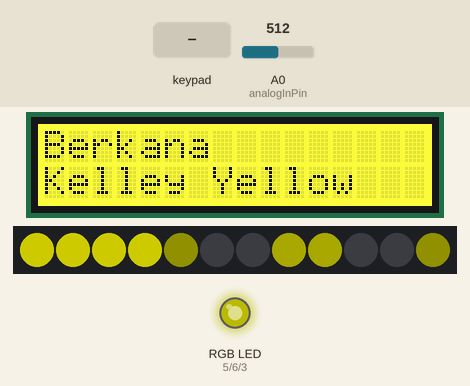
A sketch run on a simulated Arduino Uno, built with avr-gcc and run on an emulated ATmega328P. Parts: 16×2 character LCD, 12 RGB LEDs in strip order, left to right, an RGB LED mixed from three pins (HIGH = lit). The inputs (shaded band) are chosen by the test bench; at power-on: A0 (analogInPin) = 512. Dim RGB values are drawn brighter than linear.

Above: at 6.3 s.
6.4 s: key 'U' pressed
At 6.8 s:
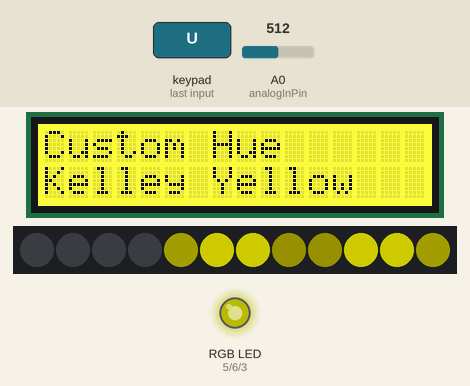
9.0 s: A0 (analogInPin) set to 1023
At 11.37 s:
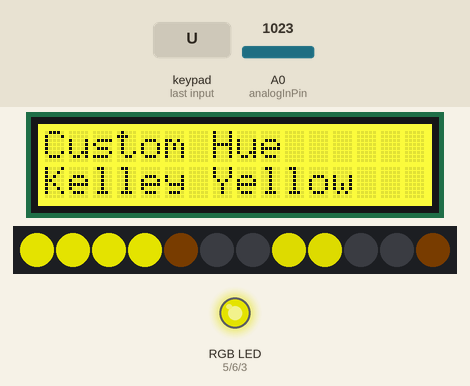
11.5 s: key 'S' pressed
At 11.69 s:
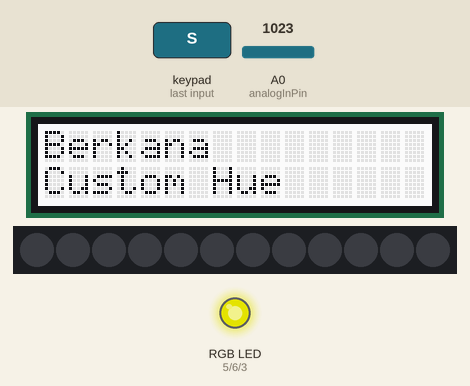
13.9 s: A0 (analogInPin) set to 306
At 14.15 s:
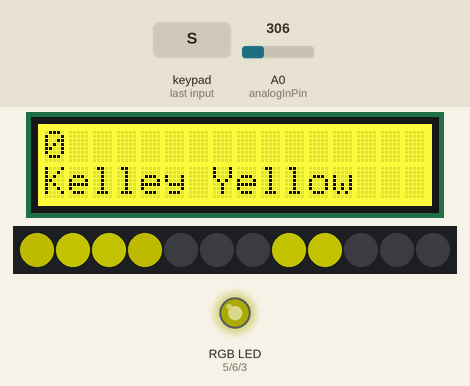
16.4 s: key 'D' pressed
At 16.6 s:
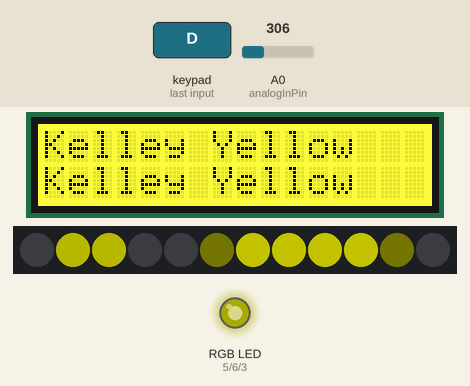
18.8 s: A0 (analogInPin) set to 282
At 19.99 s:
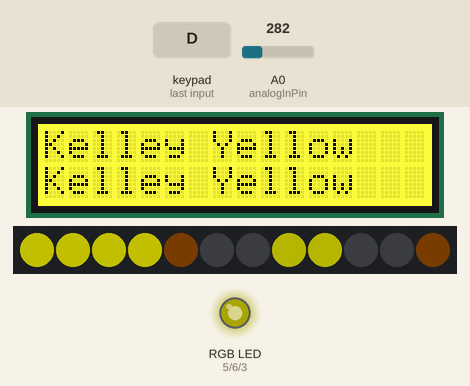
21.8 s: A0 (analogInPin) set to 257
Timing chart, 0 to 24.4 s (numbered marks = the images above; inputs shaded):
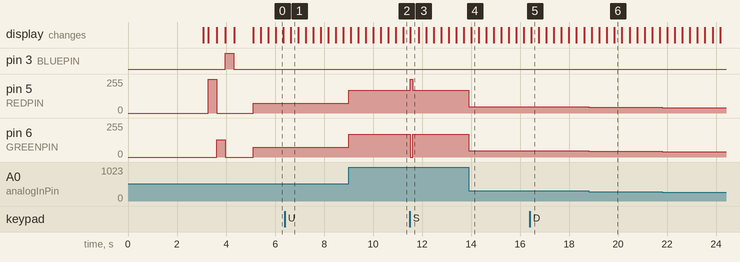

The sketch:

Berkana_V3.ino
```cpp
/***************************************************************************/
//LED sign for our home using RadioShack Tricolor LED Strip
//  By Richard Bailey
//
//
// Version 3.0.0
// complete recode to allow easier addition of patterns and features
// convert to HSV and redesign UI
//
// Version 2.2.3
// User interface fixed for now, brightness implemented.
// Future updates from this point will most likely to clean up the code and reduce size.
//
// Version 2.2.2
// Start implementation of menu options to adjust brightness and frame speed
// frame delay adjustment implemented, need to tweak user interface to be more
// user friendly.
//
// Version 2.2.1
// move kelley pattern out of main loop into subroutine as prep for menu system.
//
// Version 2.2.0
// physical prototyping board with  LED connector, analog color selector and circuits on it built.
// incorporate LCD sample code to begin working on menu system.
// reorganize code to be closer to standard practices.
//
//  Version 2.1.1
//  complete restucture to stop using delay()
//
// Version 2.1.0
// convert colors from RGB to HSV to allow simple addition of color picker
//
// Version 2.0.4
// June 24, 2014
// implement use of high_intensity variable, move blanking to subroutine, and bug fixes
//
//
// Version 2.0.3
// June 20, 2014
// setup color codes into two dimensional array and a code option to
// have random colors. Currently set to cycle through the preprogrammed colors.
// Need to get the display shield to program the
// interface for stand alone operation as well as a 12vdc power supply
// of at least 2 amps.
//
//
// Version 2.0.2
// June 20, 2014
// converted from using hex color codes to individual RGB colors
// to allow custom color selection with on board controls planned
// for later versions.
// now includes output to serial for debugging use.
//
//
// Version 2.0.1
// complete rebuild using FastLED library instead of the RadioShack code.
/***************************************************************************/

#include <avr/pgmspace.h>
#include <Wire.h>
#include <Adafruit_MCP23017.h>
#include <Adafruit_RGBLCDShield.h>
#include <FastLED.h>


// Variable definitions start here

// How many leds are in the strip?
#define NUM_LEDS 12


// Data pin that led data will be written out over
#define DATA_PIN 11

// define analog color pins for color selector output
#define REDPIN   5
#define GREENPIN 6
#define BLUEPIN  3

// These #defines make it easy to set the LCD backlight color
#define RED 0x1
#define YELLOW 0x3
#define GREEN 0x2
#define TEAL 0x6
#define BLUE 0x4
#define VIOLET 0x5
#define WHITE 0x7

// define the delay between frames in milliseconds.
unsigned int frame_delay = 25;
unsigned int menuDelay = 250;
// define initial intensity levels
byte high_intensity = 128;

// This is an array of leds.  One item for each led in your strip.
CRGB leds[NUM_LEDS];

// predefined color arrays (hue,saturation)
PROGMEM byte const colors[][2] = {
	{
	64,255                                    }
	, // yellow
	{
	0,255                                    }
	, //red
	{
	160,255                                    }
	, //blue
	{
	96,255                                    }
	, //green
	{
	192,255                                    }
	, //purple
	{
	255,0                                    }
	, //white
};

// define menus

// main menu
const String main_menu[] =
{
	"Kelley Yellow",
	"Kelley Red",
	"Kelley Blue",
	"Kelley Green",
	"Kelley Purple",
	"Kelley White",
	"Kelley custom",
	"Rainbow chase",
	"Rainbow cycle",
	"Custom Saturation",
	"Custom Hue"
};
byte main_menu_count = 11;
byte main_menu_active = 0;

// end of menus

// setup analog control
const int analogInPin = A0;  // Analog input pin that the potentiometer is attached to
unsigned int sensorValue = 512;        // value read from the pot

//initialize variables

// byte led_color[2];  //array that holds the current color codes for the LEDS
byte c = 0;
unsigned long last_millis;
unsigned long current_millis;
byte hue = 64;
byte saturation = 255;
byte stripHue = 64;
byte stripSaturation = 255;
byte customHue = 0;
byte customSaturation = 255;
bool idle = true;
byte main_menu_current = main_menu_active;
byte main_menu_previous = main_menu_current;
byte brightness = high_intensity;
unsigned long last_button;
unsigned long lastLoop;
int x;

// Kelley Pattern variables
int F16pos = 0;
byte F16delta = 1;
byte Width = 3; // width of line
unsigned int InterframeDelay = 10; //ms

// logical order arrays

// start of logical array one
int logical_array_one_start = 2; //the range of this variable is 0 to NUM_LEDS-1
int logical_array_one[NUM_LEDS/2];
int logical_array_two[NUM_LEDS/2];


// The shield uses the I2C SCL and SDA pins. On classic Arduinos
// this is Analog 4 and 5 so you can't use those for analogRead() anymore
// However, you can connect other I2C sensors to the I2C bus and share
// the I2C bus.
Adafruit_RGBLCDShield lcd = Adafruit_RGBLCDShield();

// ***********************************************************************************************************
// *
// *                            Power Up Init.
// *
// *
// ***********************************************************************************************************
void setup() {

	// set up the LCD's number of columns and rows:
	lcd.begin(16, 2);
	lcd.setBacklight(RED);
	lcd.print("Booting");
	build_logical_arrays(logical_array_one_start);

	// sanity check delay - allows reprogramming if accidently blowing power w/leds
	delay(3000);


	// Change this line as needed to match the LED string type, control chip and color sequence
	FastLED.addLeds<TM1803, DATA_PIN, GBR>(leds, NUM_LEDS); // RadioShack LED String

	// turn off all leds
	FastLED.clear();
	FastLED.show();
	FastLED.setBrightness(32);
	delay (200);

	pinMode(REDPIN,   OUTPUT);
	pinMode(GREENPIN, OUTPUT);
	pinMode(BLUEPIN,  OUTPUT);

	// Flash the "hello" color sequence: R, G, B, black.
	colorBars();
	lcd.clear();
	lcd.setBacklight(GREEN);
	lcd.setCursor(0,0);
	lcd.print("Berkana");
	lcd.setCursor(0,1);
	lcd.print("Ready");
	delay (750);
	//	led_color[0] = pgm_read_dword_near(&colors[c][0]);
	//	led_color[1] = pgm_read_dword_near(&colors[c][1]);
	lcd.setCursor(0,1);
	lcd.print(main_menu[main_menu_active]);
	last_button=millis();
	last_millis=millis();
	lastLoop = millis();

}

// ***********************************************************************************************************
// *
// *                            Main Loop
// *
// *
// ***********************************************************************************************************
void loop()
{
	// read the analog in value: and adjust brightness
	sensorValue = analogRead(analogInPin);
	brightness = constrain(map(sensorValue, 0, 1023, 80, 255),80,255);
	if (high_intensity != brightness)
	{
		high_intensity = brightness;
	}

	if (main_menu_current == 9 || main_menu_current == 10)
	{
		showAnalogRGB( CHSV( customHue, customSaturation, high_intensity) );
	}
	else
	{
		showAnalogRGB( CHSV( stripHue, stripSaturation, high_intensity) );
	}
	FastLED.setBrightness(brightness);

	// set the cursor to column 0, line 1
	// (note: line 1 is the second row, since counting begins with 0):
	if (main_menu_current != main_menu_active && !idle)
	{
		lcd.setCursor(0, 1);
		lcd.print(main_menu[main_menu_current]);
	}
	//	  menu_previous = main_menu_current;
	if ((millis()-last_button) > 5000 && !idle)
	{
		lcd.setCursor(0,0);
		lcd.print("                ");
		lcd.setCursor(0,0);
		lcd.print("Berkana");
		idle = true;
	}

	switch (main_menu_current)
	{
		case 0: // kelley pattern yellow
		stripHue = pgm_read_dword_near(&colors[main_menu_current][0]);
		stripSaturation = pgm_read_dword_near(&colors[main_menu_current][1]);
		lcd.setBacklight(YELLOW);
		kelley_pattern_new();
		menuButtonHandling();
		break;

		case 1: // kelley pattern red
		stripHue = pgm_read_dword_near(&colors[main_menu_current][0]);
		stripSaturation = pgm_read_dword_near(&colors[main_menu_current][1]);
		lcd.setBacklight(RED);
		kelley_pattern_new();
		menuButtonHandling();
		break;

		case 2: // kelley pattern blue
		stripHue = pgm_read_dword_near(&colors[main_menu_current][0]);
		stripSaturation = pgm_read_dword_near(&colors[main_menu_current][1]);
		lcd.setBacklight(BLUE);
		kelley_pattern_new();
		menuButtonHandling();
		break;

		case 3: // kelley pattern green
		stripHue = pgm_read_dword_near(&colors[main_menu_current][0]);
		stripSaturation = pgm_read_dword_near(&colors[main_menu_current][1]);
		lcd.setBacklight(GREEN);
		kelley_pattern_new();
		menuButtonHandling();
		break;

		case 4: // kelley pattern purple
		stripHue = pgm_read_dword_near(&colors[main_menu_current][0]);
		stripSaturation = pgm_read_dword_near(&colors[main_menu_current][1]);
		lcd.setBacklight(VIOLET);
		kelley_pattern_new();
		menuButtonHandling();
		break;

		case 5: // kelley pattern white
		stripHue = pgm_read_dword_near(&colors[main_menu_current][0]);
		stripSaturation = pgm_read_dword_near(&colors[main_menu_current][1]);
		lcd.setBacklight(WHITE);
		kelley_pattern_new();
		menuButtonHandling();
		break;

		case 6:		// kelley variable color
		stripHue=customHue;
		stripSaturation=customSaturation;
		lcd.setBacklight(TEAL);
		kelley_pattern_new ();
		menuButtonHandling();
		break;

		case 7:		// rainbow chase
		chase_sub();
		lcd.setBacklight(TEAL);
		menuButtonHandling();
		break;

		case 8:		//raimbow cycle
		cycle_sub();
		lcd.setBacklight(TEAL);
		menuButtonHandling();
		break;

		case 9:		//custom saturation
		lcd.setBacklight(WHITE);
		customSaturationbuttons ();
		break;

		case 10:		//custom hue
		lcd.setBacklight(WHITE);
		customHuebuttons ();
		break;
	}
	current_millis=millis();
}


// ***********************************************************************************************************
// *
// *                            Subroutines
// *
// *
// ***********************************************************************************************************

void showAnalogRGB( const CRGB& rgb)
{
	// showAnalogRGB: this is like FastLED.show(), but outputs on
	// analog PWM output pins instead of sending data to an intelligent,
	// pixel-addressable LED strip.
	//
	// This function takes the incoming RGB values and outputs the values
	// on three analog PWM output pins to the r, g, and b values respectively.

	analogWrite(REDPIN,   rgb.r );
	analogWrite(GREENPIN, rgb.g );
	analogWrite(BLUEPIN,  rgb.b );
}

void colorBars()
{
	// colorBars: flashes Red, then Green, then Blue, then Black.
	// Helpful for diagnosing if you've mis-wired which is which.

	showAnalogRGB( CRGB::Red );
	fill_solid ( &(leds[0]), NUM_LEDS, CRGB::Red);
	FastLED.show();
	delay(350);
	showAnalogRGB( CRGB::Green );
	fill_solid ( &(leds[0]), NUM_LEDS, CRGB::Green);
	FastLED.show();
	delay(350);
	showAnalogRGB( CRGB::Blue );
	fill_solid ( &(leds[0]), NUM_LEDS, CRGB::Blue);
	FastLED.show();
	delay(350);
	showAnalogRGB( CRGB::Black );
	fill_solid ( &(leds[0]), NUM_LEDS, CRGB::Black);
	FastLED.show();
}

void chase_sub()
{
	if (current_millis-last_millis > frame_delay)
	{
		delay(0);
		last_millis=current_millis;
		static uint8_t hue = 64;
		leds[x % NUM_LEDS]=CHSV(hue--, 255, high_intensity);
		stripHue  = hue;
		stripSaturation = 255;
		FastLED.show();
		x++;
	}
}

void cycle_sub()
{
	if (current_millis-last_millis > (frame_delay * 4 ))
	{
		delay(0);
		last_millis=current_millis;

		static uint8_t hue = 64;
		FastLED.showColor(CHSV(hue--, 255, high_intensity));
		stripHue = hue;
		stripSaturation = 255;
	}
}
void kelley_pattern_new()
{
	if (current_millis-last_millis > InterframeDelay)
	{
		last_millis=current_millis;
		// Update the "Fraction Bar" by 1/16th pixel every time
		F16pos += F16delta;

		// wrap around at end
		// remember that F16pos contains position in "16ths of a pixel"
		// so the 'end of the strip' is ((NUM_LEDS/2) * 16)
		if( F16pos >= ((NUM_LEDS/2) * 16))
		{
			F16pos -= ((NUM_LEDS/2) * 16);
		}


		// Draw everything:
		// clear the pixel buffer
		//	memset8( leds, 0, NUM_LEDS * sizeof(CRGB));
		FastLED.clear();


		// draw the Fractional Bar, length=4px
		drawFractionalBar( F16pos, Width, hue / 256);

		FastLED.show();
		//	FastLED.delay(InterframeDelay);
	}
}
void drawFractionalBar( int pos16, int width, uint8_t hue)
{
	int i = pos16 / 16; // convert from pos to raw pixel number
	uint8_t frac = pos16 & 0x0F; // extract the 'factional' part of the position

	// brightness of the first pixel in the bar is 1.0 - (fractional part of position)
	// e.g., if the light bar starts drawing at pixel "57.9", then
	// pixel #57 should only be lit at 10% brightness, because only 1/10th of it
	// is "in" the light bar:
	//
	//                       57.9 . . . . . . . . . . . . . . . . . 61.9
	//                        v                                      v
	//  ---+---56----+---57----+---58----+---59----+---60----+---61----+---62---->
	//     |         |        X|XXXXXXXXX|XXXXXXXXX|XXXXXXXXX|XXXXXXXX |
	//  ---+---------+---------+---------+---------+---------+---------+--------->
	//                   10%       100%      100%      100%      90%
	//
	// the fraction we get is in 16ths and needs to be converted to 256ths,
	// so we multiply by 16.  We subtract from 255 because we want a high
	// fraction (e.g. 0.9) to turn into a low brightness (e.g. 0.1)
	uint8_t firstpixelbrightness = 255 - (frac * 16);

	// if the bar is of integer length, the last pixel's brightness is the
	// reverse of the first pixel's; see illustration above.
	uint8_t lastpixelbrightness  = 255 - firstpixelbrightness;

	// For a bar of width "N", the code has to consider "N+1" pixel positions,
	// which is why the "<= width" below instead of "< width".

	uint8_t bright;
	for( int n = 0; n <= width; n++)
	{
		if( n == 0)
		{
			// first pixel in the bar
			bright = firstpixelbrightness;
		}
		else if( n == width )
		{
			// last pixel in the bar
			bright = lastpixelbrightness;
		}
		else
		{
			// middle pixels
			bright = 255;
		}

		leds[logical_array_one[i]] += CHSV( stripHue, stripSaturation, bright);
		leds[logical_array_two[i]] += CHSV( stripHue, stripSaturation, bright);
		//    leds[i] += CHSV( hue, 255, bright);
		i++;
		if( i == NUM_LEDS/2)
		{
			i = 0; // wrap around
		}
	}
}
void build_logical_arrays(int _startPosition){
	// build logical arrays
	int logical_array_one_position = _startPosition;
	int logical_array_two_position = _startPosition-1;
	for (int a = 0;a <= ((NUM_LEDS/2)-1); a++)
	{
		if (logical_array_one_position > NUM_LEDS-1)
		{
			logical_array_one_position=logical_array_one_position-NUM_LEDS;
		}
		if (logical_array_two_position < 0)
		{
			logical_array_two_position=logical_array_two_position+NUM_LEDS;
		}
		logical_array_one[a]=logical_array_one_position;
		logical_array_two[a]=logical_array_two_position;
		logical_array_one_position++;
		logical_array_two_position--;
	}

}
void menuButtonHandling()
{
	uint8_t buttons = lcd.readButtons();

	if (buttons && millis ()-last_button > menuDelay)
	{
		switch (buttons) {

			case (BUTTON_DOWN):
			main_menu_active++;
			if (main_menu_active > main_menu_count-1)
			{
				main_menu_active = 0;
			}
			lcd.setCursor(0,0);
			lcd.print("                ");
			lcd.setCursor(0,0);
			lcd.print(main_menu[main_menu_active]);
			idle = false;
			last_button = millis();
			break;

			case (BUTTON_UP):
			if (main_menu_active == 0)
			{
				main_menu_active = main_menu_count-1;
			}
			else
			{
				main_menu_active--;
			}
			lcd.setCursor(0,0);
			lcd.print("                ");
			lcd.setCursor(0,0);
			lcd.print(main_menu[main_menu_active]);
			idle = false;
			last_button = millis();
			break;

			case (BUTTON_SELECT):
			main_menu_previous = main_menu_current;
			main_menu_current = main_menu_active;
			lcd.clear ();
			lcd.setCursor(0,0);
			lcd.print("Berkana");
			lcd.setCursor(0,1);
			lcd.print(main_menu[main_menu_current]);
			idle = false;
			FastLED.clear();
			FastLED.show ();
			last_button = millis();
			break;

			//			default:
			//			break;
		}
	}
}
void customSaturationbuttons()
{
	uint8_t buttons = lcd.readButtons();
	if (buttons && millis ()-last_button > menuDelay/3)
	{
		switch (buttons)
		{
			case (BUTTON_LEFT):
			if (customSaturation == 0)
			{
				customSaturation = 255;
			}
			else
			{
				customSaturation--;
			}
			idle = false;
			last_button = millis ();
			break;

			case (BUTTON_RIGHT):
			if (customSaturation == 255)
			{
				customSaturation = 0;
			}
			else
			{
				customSaturation++;
			}
			idle = false;
			last_button = millis ();
			break;

			case (BUTTON_SELECT):
			main_menu_current = main_menu_previous;
			lcd.clear ();
			idle = false;
			last_button = millis();
			break;
		}
		lcd.setCursor (0,0);
		lcd.print("                ");
		lcd.setCursor (0,0);
		lcd.print (customSaturation);

	}
}
void customHuebuttons()
{
	uint8_t buttons = lcd.readButtons();
	if (buttons && millis ()-last_button > menuDelay/3)
	{
		switch (buttons)
		{
			case (BUTTON_LEFT):
			if (customHue == 0)
			{
				customHue = 255;
			}
			else
			{
				customHue--;
			}
			idle = false;
			last_button = millis ();
			break;

			case (BUTTON_RIGHT):
			if (customHue == 255)
			{
				customHue = 0;
			}
			else
			{
				customHue++;
			}
			idle = false;
			last_button = millis ();
			break;

			case (BUTTON_SELECT):
			main_menu_current = main_menu_previous;
			lcd.clear ();
			idle = false;
			last_button = millis();
			break;
		}
		lcd.setCursor (0,0);
		lcd.print("                ");
		lcd.setCursor (0,0);
		lcd.print (customHue);

	}
}
```

Measured:
- after the input at 6.4 s, the display: changes after 0.25 s (image 1)
- after the input at 9.0 s, pin 5 (REDPIN): 73/255 → 171/255 at once; pin 6 (GREENPIN): 73/255 → 170/255 at once
- after the input at 11.5 s, pin 5 (REDPIN): 171/255 → 255/255 at once, → 171/255 0.11 s later; pin 6 (GREENPIN): 170/255 → 0/255 at once, → 170/255 0.11 s later; the display: changes at once (image 3)
- after the input at 13.9 s, pin 5 (REDPIN): 171/255 → 46/255 at once; pin 6 (GREENPIN): 170/255 → 46/255 at once
- after the input at 16.4 s, the display: changes after 0.05 s (image 5)
- after the input at 18.8 s, pin 5 (REDPIN): 46/255 → 44/255 at once; pin 6 (GREENPIN): 46/255 → 43/255 at once
- after the input at 21.8 s, pin 5 (REDPIN): 44/255 → 40/255 at once; pin 6 (GREENPIN): 43/255 → 40/255 at once
